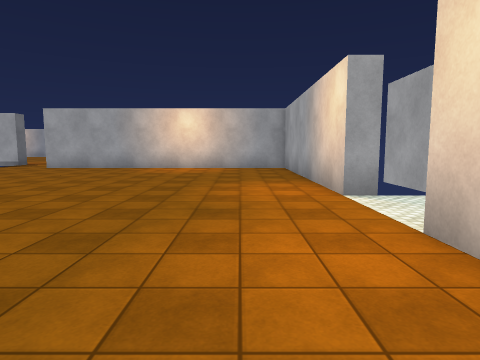
view 1 (above)

20 first-person views from a walk through a scene from a Unity 3-D project. The camera is 1.4 m above the floor, tilts 6° down and sees 75° across. The floor is counted in squares, 2 m on a side. Each view is taken from the middle of a square. On the plan, view 1 faces up. The plan holds only what a view shows up to about 10 squares ahead; the rest is blank. The player is left out. Surface patterns are stand-ins for the level's own textures.

view 2
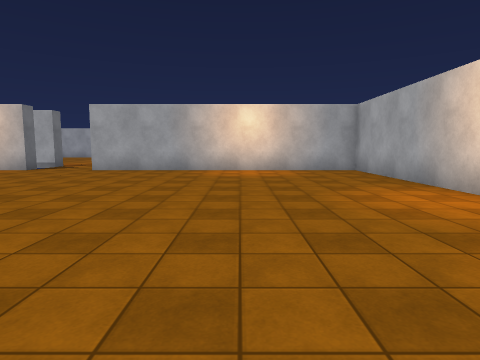

view 3
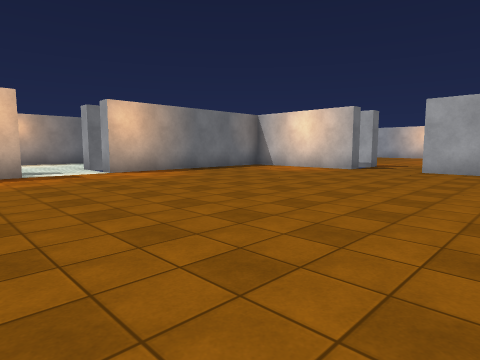

view 4
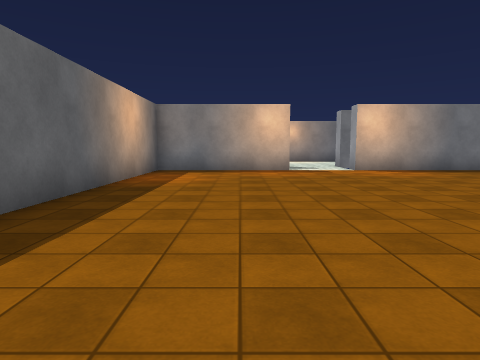

view 5
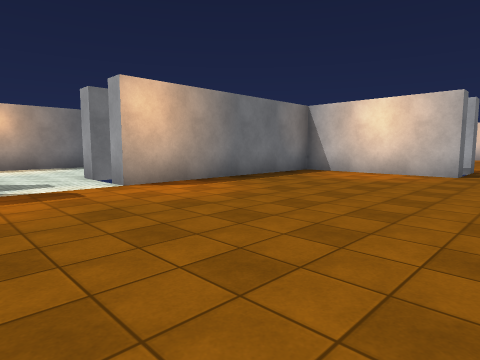

view 6
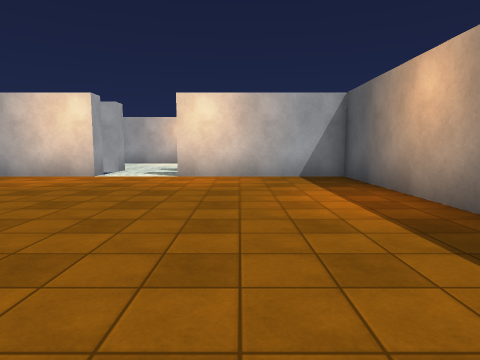

view 7
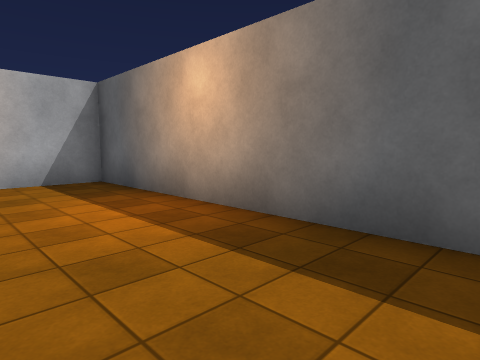

view 8
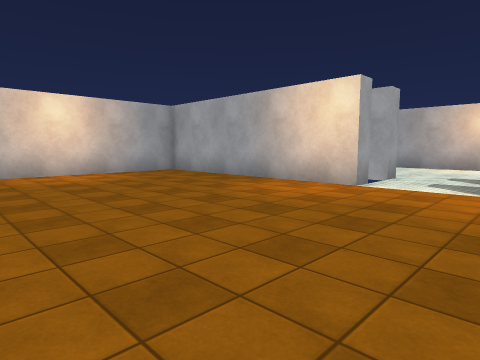

view 9
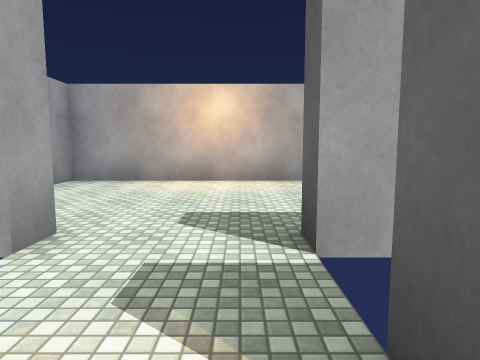

view 10
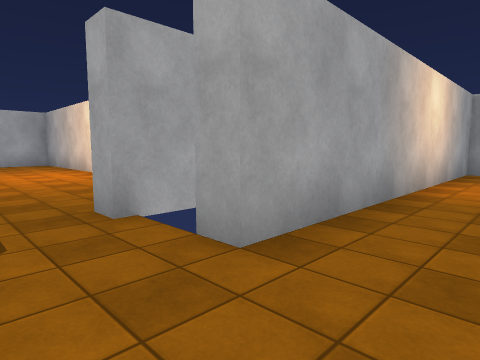

view 11
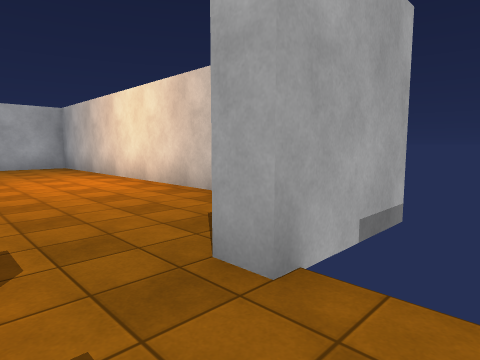

view 12
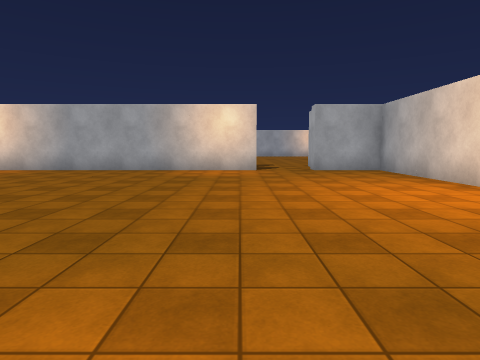

view 13
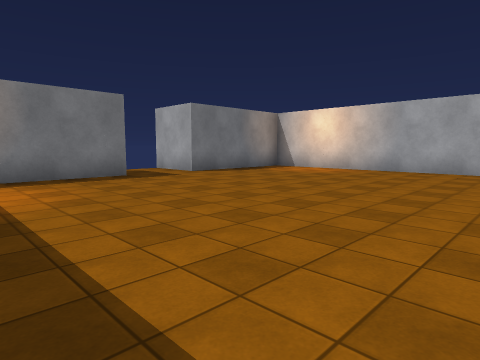

view 14
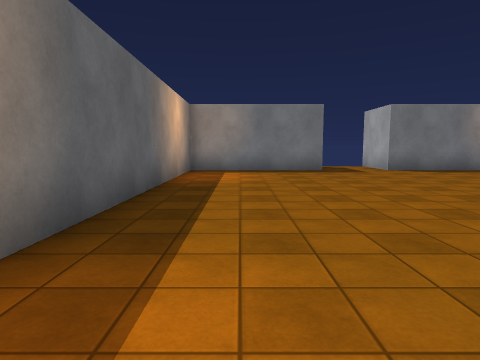

view 15
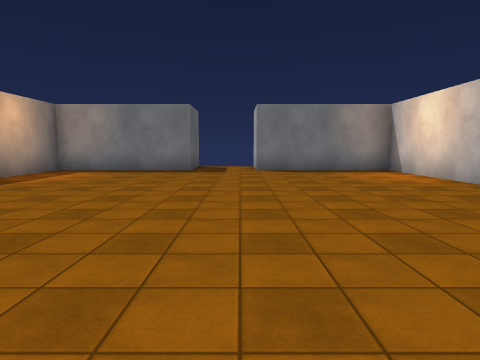

view 16
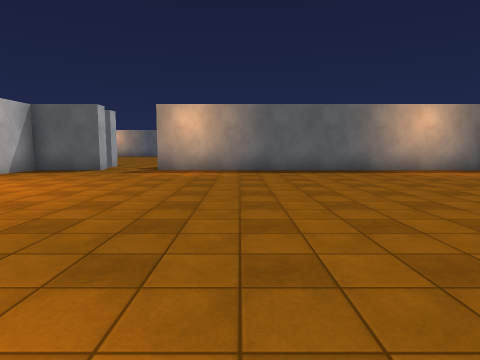

view 17
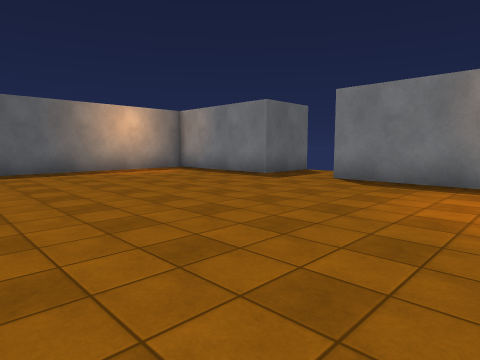

view 18
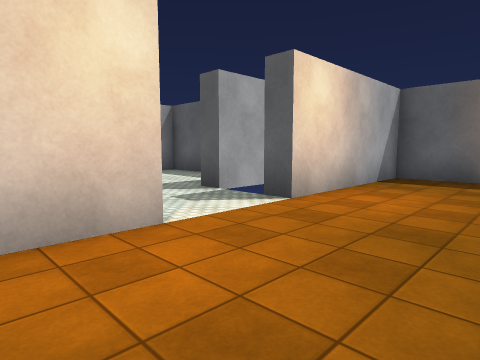

view 19
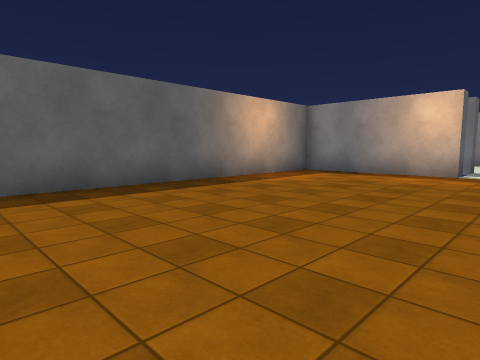

view 20
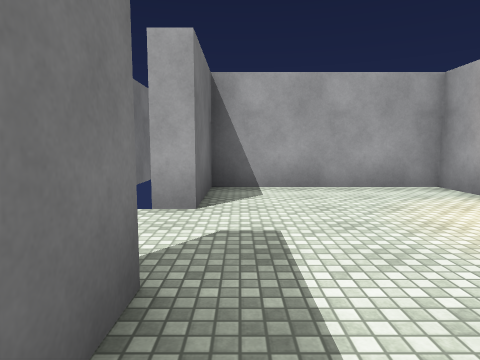

### Floor plan
Ten units are one square. View 1 is at (0, 0); x grows to the right and y downward. Boxes are objects, and circles mark ways between rooms. Rooms are numbered by the first view taken in them; rooms with no view inside come last. Other rooms are left out.
<svg viewBox="-211 -240 291 260">
<path fill="none" stroke="#000" d="M-46 -120 -67 -120 -67 -125M15 -45 15 -105 -65 -105 -65 -110M-85 -125 -85 -105 -125 -105 -125 -45 -145 -45M-145 -25 -125 -25 -125 15 15 15 15 -25M-84 -225 -185 -225 -185 -185 -198 -185M-67 -125 -47 -125 -47 -225 -67 -225M-206 -165 -185 -165 -185 -125 -85 -125M60 -5 75 -5 75 -65 35 -65 35 -45 15 -45M15 -25 35 -25 35 -15"/>
<circle cx="-75" cy="-115" r="3" fill="#2a7"/>
<circle cx="25" cy="-35" r="3" fill="#2a7"/>
<text x="-60" y="-50">1</text>
<text x="-120" y="-180">2</text>
<text x="50" y="-40">3</text>
</svg>
Room 1 opens to room 2. Room 1 opens to room 3.

Where each view was taken, in squares from view 1:
view 1: 0 up, 0 right, facing up
view 2: 1 up, 2 left, facing up
view 3: 1 up, 4 left, facing up-left
view 4: 1 up, 3 left, facing left
view 5: 2 up, 7 left, facing up-left
view 6: 1 up, 6 left, facing right
view 7: 1 up, 5 left, facing down-right
view 8: 2 up, 4 left, facing up-right
view 9: 3 up, 1 right, facing right
view 10: 9 up, 8 left, facing up-right
view 11: 11 up, 8 left, facing up-right
view 12: 13 up, 9 left, facing up
view 13: 13 up, 11 left, facing up-left
view 14: 14 up, 9 left, facing left
view 15: 18 up, 9 left, facing left
view 16: 22 up, 11 left, facing down
view 17: 22 up, 12 left, facing down-left
view 18: 6 up, 1 left, facing down-right
view 19: 4 up, 4 left, facing down-left
view 20: 1 up, 4 right, facing up
